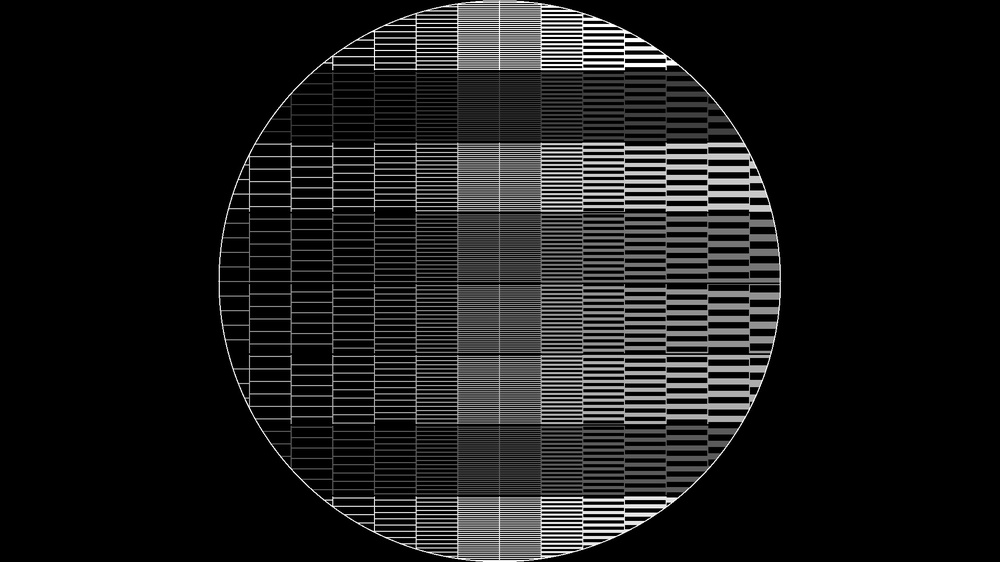
#> input picture Experiments/Pictures/сетка.jpg, 1000 x 562 px, shrunk from 1920 x 1080 before the run, given in place of Exp1_up.avi, which was not available
$ jupyter execute --allow-errors Recognizer.ipynb
#> lines starting #> are read from the running program, lines starting #| are printed output that depends on the picture; pictures that were not available may be replaced by others from this repository, and a replacement may not be noted
### recognizer_modules.py
import os
import copy
import numpy as np
import pandas as pd
import cv2
import matplotlib.pyplot as plt
from matplotlib.widgets import Slider


class PreProcessor:
    parametr_configurations = []
    parametrs = {}

    def configure_process(
        self,
        video_capture,
        start_frame: int = 0,
        end_frame: int = 0,
    ):

        # [13 lines left out: function update, not called in this run]

        fig, ax = plt.subplots()
        fig.set_size_inches(5, 5)
        fig.subplots_adjust(
            left=0.25,
            right=1,
            bottom=0.25,
            top=1,
            hspace=0,
            wspace=0,
        )
        video_capture.set(cv2.CAP_PROP_POS_FRAMES, 0)
        _, image = video_capture.read()

        plot = ax.imshow(self.process(image), cmap='binary')

        time_slider_ax = fig.add_axes([0.25, 0.1, 0.65, 0.03])
        fps = int(video_capture.get(cv2.CAP_PROP_FPS))
        max_len = int(video_capture.get(cv2.CAP_PROP_FRAME_COUNT) / fps) - 1
        end_frame = max_len if not end_frame else end_frame

        TIME_slider = Slider(
            ax=time_slider_ax,
            label='Time',
            valmin=start_frame,
            valmax=end_frame,
            valinit=start_frame,
            valstep=1,
        )
        TIME_slider.on_changed(update)

        sliders = []
        ofset = 0.2
        for parametr, diap in self.parametr_configurations.items():
            slider_ax = fig.add_axes([ofset, 0.25, 0.03, 0.6])

            p_min = min(diap)
            p_max = max(diap)
            p_step = (max(diap) - min(diap)) / (len(diap) - 1)

            slider = Slider(
                ax=slider_ax,
                orientation='vertical',
                label=parametr,
                valmin=p_min,
                valmax=p_max,
                valinit=self[parametr],
                valstep=p_step,
            )
            slider.on_changed(update)
            sliders.append(slider)
            ofset -= 0.02

        plt.show()

    def _build_selection_window(
        self,
        video_capture,
        window_name: str = 'Selection window',
        start_frame: int = 0,
    ):
        cv2.namedWindow(window_name)
        # if not cap.isOpened():
        #     raise NameError

        # Our ROI, defined by two points
        point0, point1 = (0, 0), (0, 0)
        drawing = False  # True while ROI is actively being drawn by mouse
        show_drawing = False  # True while ROI is drawn but is pending use or cancel
        blue_color = (255, 0, 0)

        # [16 lines left out: function on_mouse, not called in this run]

        cv2.setMouseCallback(window_name, on_mouse)
        video_capture.set(cv2.CAP_PROP_POS_FRAMES, start_frame)
        fps = int(video_capture.get(cv2.CAP_PROP_FPS))
        i_frame = start_frame
        while True:
            i_frame += 1
            capture_ready, frame = video_capture.read()
            # Reset timer when video ends
            if not capture_ready:
                i_frame = start_frame
                video_capture.set(cv2.CAP_PROP_POS_FRAMES, i_frame)
                capture_ready, frame = video_capture.read()

            frame = self.process(frame, gray_image=False)

            # Show rectangle
            if show_drawing:
                point1 = (0 if point1[0] < 0 else
                          (point1[0]
                           if point1[0] < frame.shape[1] else frame.shape[1]),
                          0 if point1[1] < 0 else
                          (point1[1]
                           if point1[1] < frame.shape[0] else frame.shape[0]))

                cv2.rectangle(frame, point0, point1, blue_color, 2)
            cv2.imshow(window_name, frame)

            keyboard = cv2.waitKey(1)
            # Pressed Enter or Space to cunsume
            if keyboard in [13, 32]:
                drawing = False
                cv2.destroyAllWindows()
                break

            # Pressed C or Esc to cancel selection
            elif keyboard in [ord('c'), ord('C'), 27]:
                point0 = (0, 0)
                point1 = (0, 0)

            # Pressed r to reset video timer
            elif keyboard in [ord('r'), ord('R')]:
                video_capture.set(cv2.CAP_PROP_POS_FRAMES, start_frame)

            elif keyboard in [ord('q')]:
                i_frame -= fps * 30
                video_capture.set(cv2.CAP_PROP_POS_FRAMES, i_frame)

            elif keyboard in [ord('e')]:
                i_frame += fps * 30
                video_capture.set(cv2.CAP_PROP_POS_FRAMES, i_frame)

        cv2.destroyAllWindows()
        return point0, point1

    def select_window(self, video_capture, start_frame: int = 0):
        video_capture.set(cv2.CAP_PROP_POS_FRAMES, start_frame)
        _, image = video_capture.read()
        for variable in self.variable_windows:
            point0,point1 = self._build_selection_window(
                video_capture,window_name=f"Select {variable}",
                start_frame=start_frame,
                )
            if (point0, point1) == ((0, 0), (0, 0)):
                point1 = image.shape[:2:][::-1]
            self.variable_windows[variable] = (point0, point1)

    def check_process(
        self,
        video_capture,
        start_frame: int = 0,
        end_frame: int = 0,
    ):

        # [15 lines left out: function update, not called in this run]

        fig, axises = plt.subplots(nrows=len(self.variable_windows) + 1)
        fig.set_size_inches(5, 5)
        fig.subplots_adjust(
            left=0.1,
            right=0.9,
            bottom=0.0,
            top=1,
            hspace=0.0,
            wspace=0.1,
        )
        if not isinstance(axises, np.ndarray): axises = [axises]

        time_slider_ax = axises[0]
        axises = axises[1:]

        video_capture.set(cv2.CAP_PROP_POS_FRAMES, 0)
        _, image = video_capture.read()
        image_processed = self.process(image)
        stricted_images_list = self.strict(image_processed)

        plots = []
        i = 0
        for variable in self.variable_windows:
            plots.append(
                axises[i].imshow(
                    stricted_images_list[variable],
                    cmap='binary',
                ), )
            i += 1
        fps = int(video_capture.get(cv2.CAP_PROP_FPS))
        max_len = int(video_capture.get(cv2.CAP_PROP_FRAME_COUNT) / fps) - 1
        end_frame = max_len if not end_frame else end_frame

        TIME_slider = Slider(
            ax=time_slider_ax,
            label='Time',
            valmin=start_frame,
            valmax=end_frame,
            valinit=start_frame,
            valstep=1,
        )
        TIME_slider.on_changed(update)
        plt.show()

    def strict(self, image: np.ndarray) -> np.ndarray:
        images = {}
        for variable, window in self.variable_windows.items():
            (x0, y0), (x1, y1) = window
            X, Y = (x0, x1), (y0, y1)
            x0, x1 = min(X), max(X)
            y0, y1 = min(Y), max(Y)

            images[variable] = image[y0:y1, x0:x1]
        return images

    def process(self, image: np.ndarray, gray_image=True) -> np.ndarray:
        raise NotImplementedError

    def __init__(self, variables):
        all_fields = dict(self.__class__.__dict__)
        self.parametr_configurations = {
            key: value
            for key, value in all_fields.items()
            if key[0].isupper()
        }
        self.parametrs = {
            key: min(value)
            for key,
            value in self.parametr_configurations.items()
        }
        self.variable_windows = {variable: 0 for variable in variables}

    def __getitem__(self, item):
        return self.parametrs[item]

    def __setitem__(self, item, value):
        self.parametrs[item] = value

    def __call__(self, image) -> np.ndarray:
        return self.process(image)


class PostProcessor:
    _image = None
    _raw_value = []
    current_pattern = ''

    # [16 lines left out: function check, not called in this run]

    @staticmethod
    def _check_type(func=None, get=False, checks={}):
        if func is not None: checks.update({func.__name__: func})
        if get: return checks
        return func

    # [13 lines left out: functions inner_processor_check, __init__, not called in this run]

    def pattern_check(self, value: list, pattern) -> float|None:
        raise NotImplementedError

    @property
    def all_checks(self):
        return self._check_type(get=True)

    def reload_processor(self, processor):
        self.inner_processor = copy.deepcopy(processor)


# [7 lines left out: function save_data, not called in this run]

### Recognizer.ipynb
[cell 1]
# %matplotlib qt
# %matplotlib ipympl

[cell 2]
## Imports
print("Importing...")
import re
import os
import pandas as pd
from tqdm import tqdm

import cv2
import easyocr

from recognizer_modules import PreProcessor, PostProcessor, save_data

EXP_PATH, VIDEO_NAME, DATA_NAME = '', '', ''

[cell 3]
## Inputs
EXP_PATH = r'Experiments\MultiplyTemperature\Exp1(2.5)'
VIDEO_NAME = r"\Exp1_up.avi"

variable_patterns = {
    'Viscosity': r'-?\d{1,3}\.\d',
    'Temperature': r'-?\d{1,3}\.\d',
}

[cell 4]
if EXP_PATH + VIDEO_NAME == '':
    input_path = ''
    while (input_path == '') and (not os.path.isfile(EXP_PATH + VIDEO_NAME)):
        input_path = input(f"Input video path: ")
    path_list = (input_path).split('\\')
    EXP_PATH = '\\'.join(path_list[:-1])
    VIDEO_NAME = '\\' + path_list[-1]
    DATA_NAME = VIDEO_NAME.split('.')[1] + '.csv'

print(
    'Recognize path:',
    EXP_PATH + VIDEO_NAME,
    f'Data save path:',
    EXP_PATH + DATA_NAME,
    sep='\n',
)

[cell 5]
## PreProcessor settings
class ImageProcessor(PreProcessor):
    Blur = range(1, 50)

    def process(self, image, gray_image=True):
        image = cv2.blur(image, (int(self['Blur']), int(self['Blur'])))
        if gray_image:
            try:
                image = cv2.cvtColor(image, cv2.COLOR_BGR2GRAY)
            except:
                pass
            image = cv2.bitwise_not(image)

        return image


CAP = cv2.VideoCapture(EXP_PATH + VIDEO_NAME)

FPS = int(CAP.get(cv2.CAP_PROP_FPS))
LENTH = int(CAP.get(cv2.CAP_PROP_FRAME_COUNT) / FPS)
CAP.set(cv2.CAP_PROP_POS_FRAMES, 0)
_, START_FRAME = CAP.read()
#> START_FRAME is the input picture: shape (562, 1000, 3); min 0, max 255, mean 26.1

processor = ImageProcessor([i for i in variable_patterns])
print('Configurate image processing')
processor.configure_process(CAP)
#> in process, `image = cv2.bitwise_not(image)`:
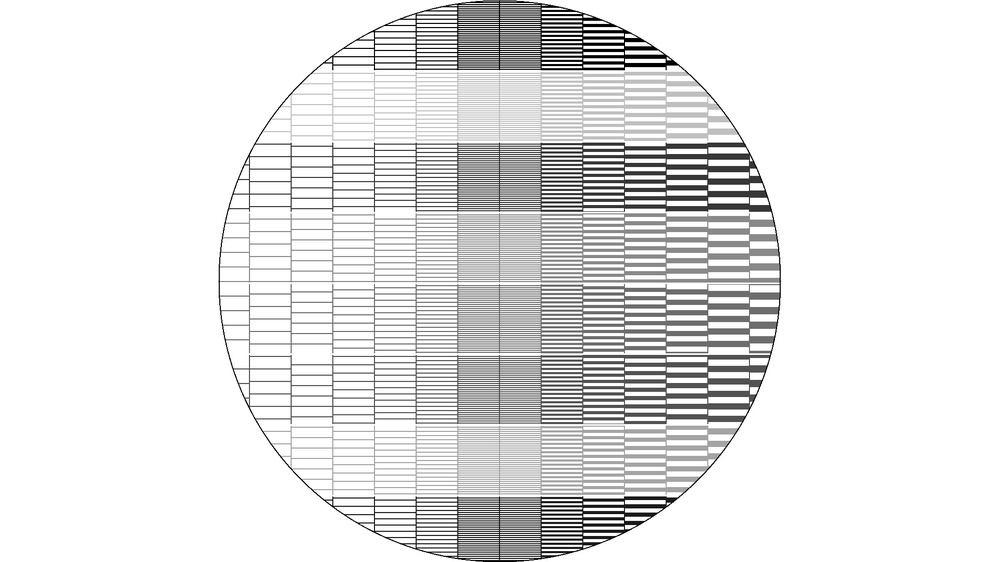
#> image: shape (562, 1000); min 0, max 255, mean 228.9
#> in configure_process, `plt.show()`:
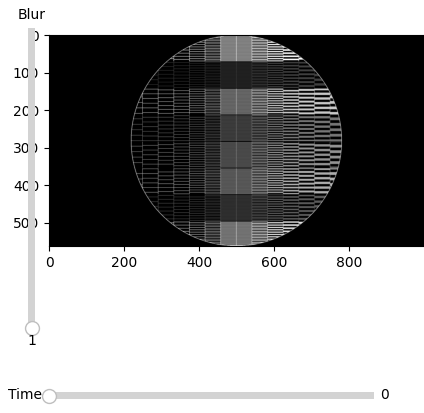
#> figure drawn by matplotlib, 3 panels
print(
    'Press:',
    '   Enter - save selection and continue',
    '   R     - reset video timer',
    '   Ecs/C - cancel selection',
    sep='\n',
)
processor.select_window(CAP)
#> the loop in select_window, `for variable in self.variable_windows:` made 2 passes; (key q is pressed on pass 1)
processor.check_process(CAP)
#> after the loop in strict, `for variable, window in self.variable_windows.items():`: images = 2 items
#> after the loop in check_process, `for variable in self.variable_windows:`: i = 2; plots = 2 items
#> in check_process, `plt.show()`:
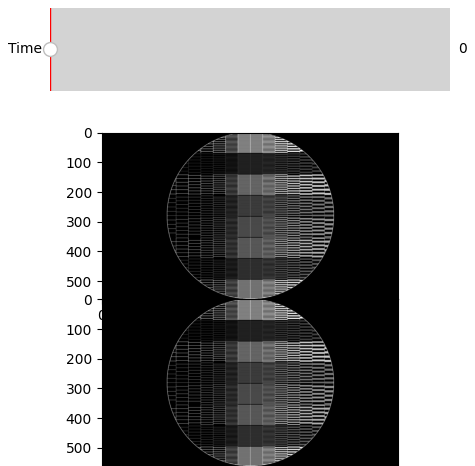
#> figure drawn by matplotlib, 3 panels

[cell 6]
## PostProcessor settings
class ValuePostProcessor(PostProcessor):

    def pattern_check(self, value: list, pattern: str):

        if value == []: return None
        value = value[0]
        value = value.replace(',', '.')
        if len(re.findall(pattern, value)) == 1:
            try:
                result = float(value)
                return result
            except ValueError:
                print('Strange error')
                return None

    @PostProcessor._check_type
    def processor_sweep(self) -> list[str]:
        for i in range(1, 50):
            self.inner_processor['Blur'] = i
            processed_img = self.inner_processor(self._image)
            raw_value = [
                value for _, value, _ in self.reader.readtext(processed_img)
            ]
            result = self.pattern_check(raw_value, self.current_pattern)
            if result is not None: return raw_value
        return []

    @PostProcessor._check_type
    def value_combine(self) -> list[str]:
        parts = len(self._raw_value)
        if parts == 1:
            value = self._raw_value[0]
            result = value[:3] + '.' + value[4:5]

        elif parts == 2:
            result = '.'.join(self._raw_value)

        elif parts == 3:
            result = f'{self._raw_value[0]}.{self._raw_value[2]}'

        return [result]


print('Starting recognizer...')
#> (the rest of this cell did not finish here and is left out)

[cell 7]
## Recognize
input_fps = input('Input number of frames per second: ')
try:
    read_fps = float(input_fps)
except:
    read_fps = 1

print('Recognizing:')
errors = 0
frame_line = tqdm(iterable=range(0, FPS * LENTH, int(FPS / read_fps)))
frame_line.set_description(f'Errors: {errors: >4}')
data = []

for i_frame in frame_line:
    CAP.set(cv2.CAP_PROP_POS_FRAMES, i_frame)
    _, frame = CAP.read()
    i_text = {'time': round(i_frame / FPS, 1)}
    processed_frame = processor(frame)
    stricted_images = processor.strict(processed_frame)

    for var, pattern in variable_patterns.items():
        var_image = stricted_images[var]
        raw_value = [value for _, value, _ in reader.readtext(var_image)]

        mark, result = checker.check(image=var_image,
                               raw_value=raw_value,
                               pattern=pattern)
        # [9 lines of commented-out code are left out]

        i_text[var] = result
        i_text[var + '_verbose'] = mark

    if None in i_text.values():
        errors += 1
        frame_line.set_description(f'Errors: {errors: >4}')
    data.append(i_text)

[cell 8]
## Saving
df = pd.DataFrame(data)
save_data(df, EXP_PATH + DATA_NAME)
